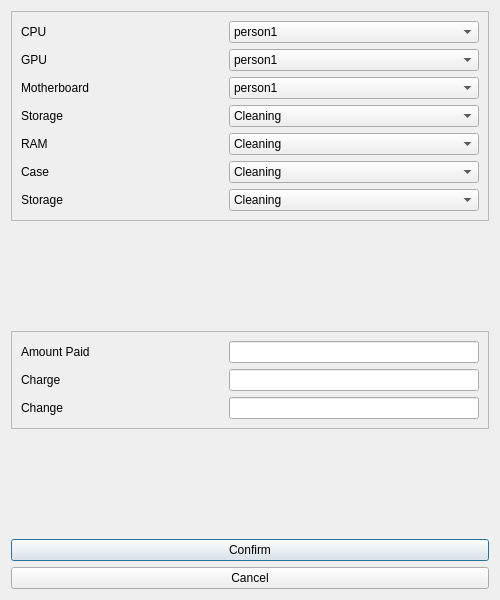
<?xml version="1.0" encoding="UTF-8"?>
<ui version="4.0">
 <class>purchaseDialog</class>
 <widget class="QDialog" name="purchaseDialog">
  <property name="geometry">
   <rect>
    <x>0</x>
    <y>0</y>
    <width>500</width>
    <height>600</height>
   </rect>
  </property>
  <property name="minimumSize">
   <size>
    <width>500</width>
    <height>600</height>
   </size>
  </property>
  <property name="maximumSize">
   <size>
    <width>500</width>
    <height>600</height>
   </size>
  </property>
  <property name="windowTitle">
   <string>Purchase</string>
  </property>
  <layout class="QVBoxLayout" name="verticalLayout_4">
   <item>
    <widget class="QFrame" name="frame">
     <property name="frameShape">
      <enum>QFrame::StyledPanel</enum>
     </property>
     <property name="frameShadow">
      <enum>QFrame::Raised</enum>
     </property>
     <layout class="QVBoxLayout" name="verticalLayout">
      <item>
       <layout class="QHBoxLayout" name="horizontalLayout">
        <item>
         <widget class="QLabel" name="customerName">
          <property name="text">
           <string>CPU</string>
          </property>
         </widget>
        </item>
        <item>
         <widget class="QComboBox" name="technicianDropdown_3">
          <property name="minimumSize">
           <size>
            <width>250</width>
            <height>0</height>
           </size>
          </property>
          <item>
           <property name="text">
            <string>person1</string>
           </property>
          </item>
          <item>
           <property name="text">
            <string>person2</string>
           </property>
          </item>
         </widget>
        </item>
       </layout>
      </item>
      <item>
       <layout class="QHBoxLayout" name="horizontalLayout_2">
        <item>
         <widget class="QLabel" name="device">
          <property name="text">
           <string>GPU</string>
          </property>
         </widget>
        </item>
        <item>
         <widget class="QComboBox" name="technicianDropdown_2">
          <property name="minimumSize">
           <size>
            <width>250</width>
            <height>0</height>
           </size>
          </property>
          <item>
           <property name="text">
            <string>person1</string>
           </property>
          </item>
          <item>
           <property name="text">
            <string>person2</string>
           </property>
          </item>
         </widget>
        </item>
       </layout>
      </item>
      <item>
       <layout class="QHBoxLayout" name="horizontalLayout_3">
        <item>
         <widget class="QLabel" name="technician">
          <property name="text">
           <string>Motherboard</string>
          </property>
         </widget>
        </item>
        <item>
         <widget class="QComboBox" name="technicianDropdown">
          <property name="minimumSize">
           <size>
            <width>250</width>
            <height>0</height>
           </size>
          </property>
          <item>
           <property name="text">
            <string>person1</string>
           </property>
          </item>
          <item>
           <property name="text">
            <string>person2</string>
           </property>
          </item>
         </widget>
        </item>
       </layout>
      </item>
      <item>
       <layout class="QHBoxLayout" name="horizontalLayout_4">
        <item>
         <widget class="QLabel" name="serviceType">
          <property name="text">
           <string>Storage</string>
          </property>
         </widget>
        </item>
        <item>
         <widget class="QComboBox" name="serviceTypeDropdown">
          <property name="minimumSize">
           <size>
            <width>250</width>
            <height>0</height>
           </size>
          </property>
          <item>
           <property name="text">
            <string>Cleaning</string>
           </property>
          </item>
          <item>
           <property name="text">
            <string>Repair</string>
           </property>
          </item>
          <item>
           <property name="text">
            <string>Upgrade</string>
           </property>
          </item>
         </widget>
        </item>
       </layout>
      </item>
      <item>
       <layout class="QHBoxLayout" name="horizontalLayout_5">
        <item>
         <widget class="QLabel" name="serviceType_2">
          <property name="text">
           <string>RAM</string>
          </property>
         </widget>
        </item>
        <item>
         <widget class="QComboBox" name="serviceTypeDropdown_2">
          <property name="minimumSize">
           <size>
            <width>250</width>
            <height>0</height>
           </size>
          </property>
          <item>
           <property name="text">
            <string>Cleaning</string>
           </property>
          </item>
          <item>
           <property name="text">
            <string>Repair</string>
           </property>
          </item>
          <item>
           <property name="text">
            <string>Upgrade</string>
           </property>
          </item>
         </widget>
        </item>
       </layout>
      </item>
      <item>
       <layout class="QHBoxLayout" name="horizontalLayout_6">
        <item>
         <widget class="QLabel" name="serviceType_3">
          <property name="text">
           <string>Case</string>
          </property>
         </widget>
        </item>
        <item>
         <widget class="QComboBox" name="serviceTypeDropdown_3">
          <property name="minimumSize">
           <size>
            <width>250</width>
            <height>0</height>
           </size>
          </property>
          <item>
           <property name="text">
            <string>Cleaning</string>
           </property>
          </item>
          <item>
           <property name="text">
            <string>Repair</string>
           </property>
          </item>
          <item>
           <property name="text">
            <string>Upgrade</string>
           </property>
          </item>
         </widget>
        </item>
       </layout>
      </item>
      <item>
       <layout class="QHBoxLayout" name="horizontalLayout_7">
        <item>
         <widget class="QLabel" name="serviceType_4">
          <property name="text">
           <string>Storage</string>
          </property>
         </widget>
        </item>
        <item>
         <widget class="QComboBox" name="serviceTypeDropdown_4">
          <property name="minimumSize">
           <size>
            <width>250</width>
            <height>0</height>
           </size>
          </property>
          <item>
           <property name="text">
            <string>Cleaning</string>
           </property>
          </item>
          <item>
           <property name="text">
            <string>Repair</string>
           </property>
          </item>
          <item>
           <property name="text">
            <string>Upgrade</string>
           </property>
          </item>
         </widget>
        </item>
       </layout>
      </item>
     </layout>
    </widget>
   </item>
   <item>
    <spacer name="verticalSpacer">
     <property name="orientation">
      <enum>Qt::Vertical</enum>
     </property>
     <property name="sizeHint" stdset="0">
      <size>
       <width>20</width>
       <height>40</height>
      </size>
     </property>
    </spacer>
   </item>
   <item>
    <widget class="QFrame" name="frame_2">
     <property name="frameShape">
      <enum>QFrame::StyledPanel</enum>
     </property>
     <property name="frameShadow">
      <enum>QFrame::Raised</enum>
     </property>
     <layout class="QVBoxLayout" name="verticalLayout_2">
      <item>
       <layout class="QHBoxLayout" name="horizontalLayout_8">
        <item>
         <widget class="QLabel" name="amountPaid">
          <property name="text">
           <string>Amount Paid</string>
          </property>
         </widget>
        </item>
        <item alignment="Qt::AlignRight">
         <widget class="QLineEdit" name="amountPaidInput">
          <property name="minimumSize">
           <size>
            <width>250</width>
            <height>0</height>
           </size>
          </property>
         </widget>
        </item>
       </layout>
      </item>
      <item>
       <layout class="QHBoxLayout" name="horizontalLayout_9">
        <item>
         <widget class="QLabel" name="charge">
          <property name="text">
           <string>Charge</string>
          </property>
         </widget>
        </item>
        <item alignment="Qt::AlignRight">
         <widget class="QLineEdit" name="chargeOutput">
          <property name="minimumSize">
           <size>
            <width>250</width>
            <height>0</height>
           </size>
          </property>
         </widget>
        </item>
       </layout>
      </item>
      <item>
       <layout class="QHBoxLayout" name="horizontalLayout_10">
        <item>
         <widget class="QLabel" name="change">
          <property name="text">
           <string>Change</string>
          </property>
         </widget>
        </item>
        <item alignment="Qt::AlignRight">
         <widget class="QLineEdit" name="changeOutput">
          <property name="minimumSize">
           <size>
            <width>250</width>
            <height>0</height>
           </size>
          </property>
          <property name="readOnly">
           <bool>true</bool>
          </property>
         </widget>
        </item>
       </layout>
      </item>
     </layout>
    </widget>
   </item>
   <item>
    <spacer name="verticalSpacer_2">
     <property name="orientation">
      <enum>Qt::Vertical</enum>
     </property>
     <property name="sizeHint" stdset="0">
      <size>
       <width>20</width>
       <height>40</height>
      </size>
     </property>
    </spacer>
   </item>
   <item>
    <layout class="QVBoxLayout" name="verticalLayout_3">
     <item>
      <widget class="QPushButton" name="confirmButton">
       <property name="text">
        <string>Confirm</string>
       </property>
      </widget>
     </item>
     <item>
      <widget class="QPushButton" name="cancelButton">
       <property name="text">
        <string>Cancel</string>
       </property>
      </widget>
     </item>
    </layout>
   </item>
  </layout>
 </widget>
 <resources/>
 <connections/>
</ui>
